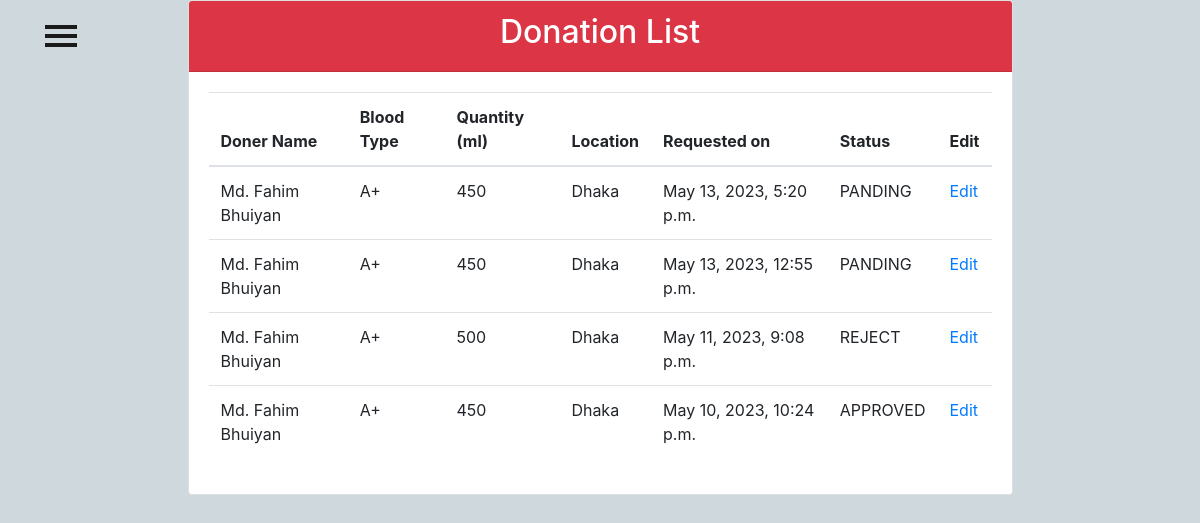
Before: /admins/donation/requests/ with the older database file.
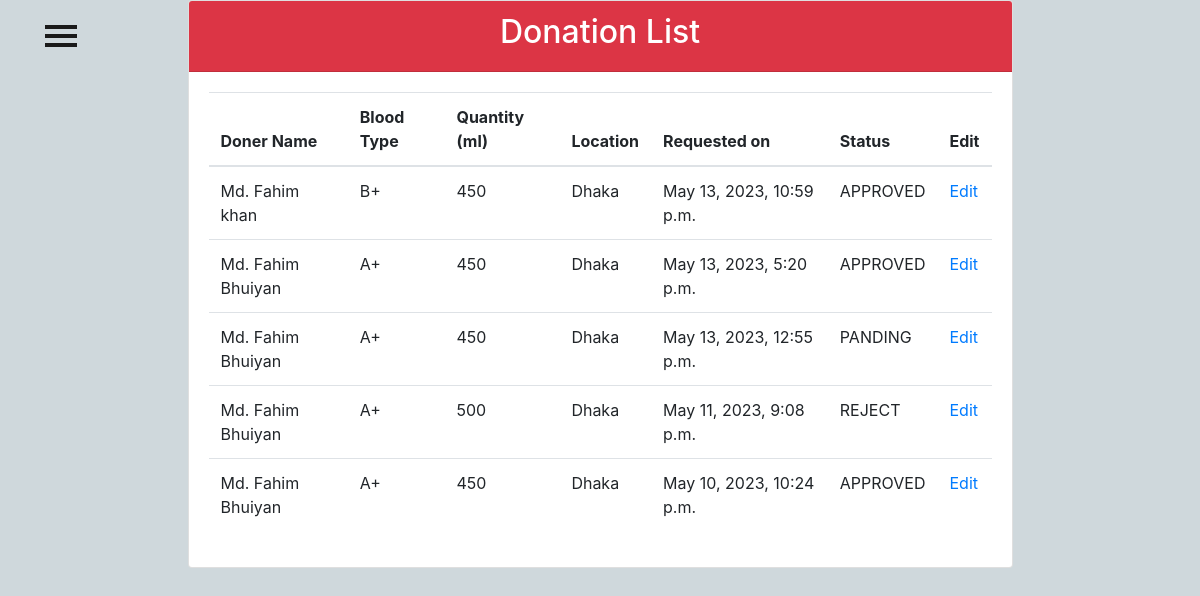
After: the same page with the newer database file.
### patient/models.py (models this page shows)
class DonationRequest(models.Model):
    doner_name = models.CharField(max_length=50, blank=True)
    user = models.ForeignKey(User, on_delete=models.CASCADE)
    blood_group = models.CharField(max_length=3, choices=BLOOD_GROUPS)
    units_required = models.PositiveIntegerField()
    location = models.CharField(max_length=200)
    contact_number = models.CharField(max_length=20)
    is_approved = models.CharField(default='PANDING', max_length=8, choices=APPROVED)
    created_at = models.DateTimeField(auto_now_add=True)

### adminView/views.py (the view)
# urls.py: path('donation/requests/', views.admin_view_donation_requests, name='admin_view_donation_requests'),
def admin_view_donation_requests(request):
    donation_requests = DonationRequest.objects.all().order_by('-created_at')
    return render(request, 'admin/admin_view_donation_requests.html', {'requests': donation_requests})

### Templates/admin/admin_view_donation_requests.html (shortened to what this page needs)
<!DOCTYPE html>
<html lang="en">
<head>
    <link rel="stylesheet" href="https://maxcdn.bootstrapcdn.com/bootstrap/4.0.0/css/bootstrap.min.css">
</head>
{% include "admin/side_nav_bar.html" %}
<body>
    <div class="container mb-4">
        <div class="row justify-content-center">
            <div class="col-md-9">
                <div class="card">
                    <div class="card-header bg-danger text-white">
                        <h2 class="text-center">Donation List</h2>
                    </div>
                    <div class="card-body">
                        <table class="table">
                            <thead>
                                <tr>
                                    <th scope="col">Doner Name</th>
                                    <th scope="col">Blood Type</th>
                                    <th scope="col">Quantity (ml)</th>
                                    <th scope="col">Location </th>
                                    <th scope="col">Requested on</th>
                                    <th scope="col">Status</th>
                                    <th scope="col">Edit</th>
                                </tr>
                            </thead>
                            <tbody>
                                {% for request in requests %}
                                <tr>
                                    <td>{{ request.doner_name }}</td>
                                    <td>{{ request.blood_group }}</td>
                                    <td>{{ request.units_required }}</td>
                                    <td>{{request.location}}</td>
                                    <td>{{ request.created_at }}</td>
                                    <td>{{ request.is_approved }}</td>
                                    <td><a href="{% url 'admin_edit_donation_request' request.id %}">Edit</a></td>
                                </tr>
                                {% empty %}
                                <tr>
                                    <td colspan="6">No donation requests found.</td>
                                </tr>
                                {% endfor %}
                            </tbody>
                        </table>
                    </div>
                </div>
            </div>
        </div>
    </div>
</body>
</html>

Changed rows visible on the page:
added DonationRequest: doner_name "Md. Fahim khan", blood_group "B+", units_required "450", location "Dhaka", created_at "May 13, 2023, 10:59 p.m.", is_approved "APPROVED"
changed DonationRequest "May 13, 2023, 5:20 p.m.": is_approved "PANDING" → "APPROVED"
